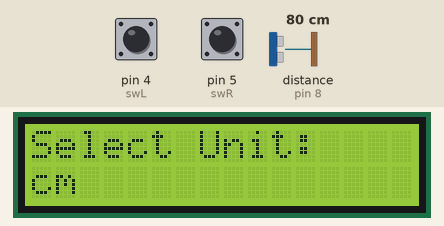
Recording of a sketch running on a simulated Arduino Uno, built with avr-gcc and run on an emulated ATmega328P. Parts: 16×2 character LCD. Inputs (shaded band) come from the test bench; at power-on: pin 5 (swR) LOW, pin 4 (swL) LOW, distance to the obstacle (sensor on pin 8) 80 cm. The echo pulse lasts 58.3 µs per cm.

Above: at 1.2 s.
1.3 s: pin 5 (swR) pulled HIGH for 0.15 s
At 2.3 s:
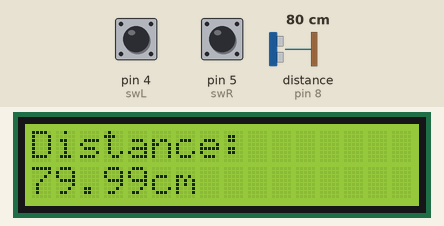
4.4 s: pin 4 (swL) pulled HIGH for 1 s
At 7.7 s:
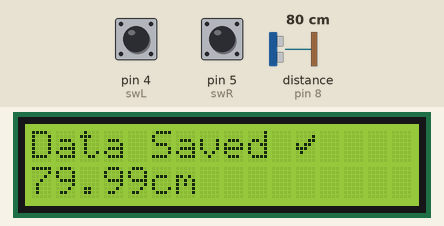
8.4 s: distance to the obstacle (sensor on pin 8) set to 120 cm
At 10.5 s:
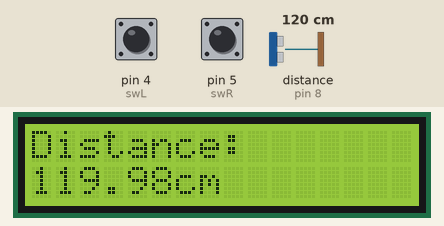
11.4 s: pin 5 (swR) pulled HIGH for 0.15 s
At 13.0 s:
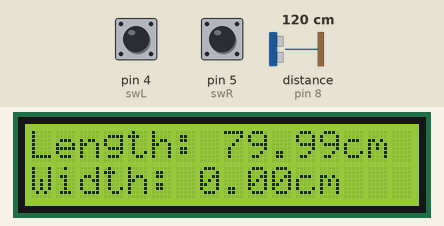
13.3 s: pin 5 (swR) pulled HIGH for 0.15 s
At 14.9 s:
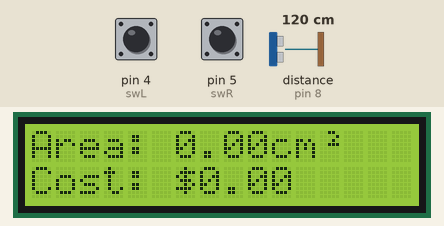
15.2 s: pin 5 (swR) pulled HIGH for 1 s
At 15.8 s:
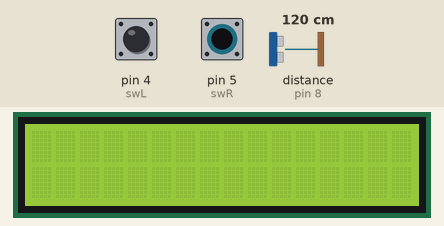
Timing chart, 0 to 18.2 s (numbered marks = the images above; inputs shaded):
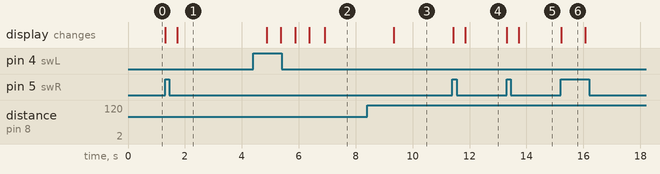

The sketch:

code.ino
```cpp
#include <LiquidCrystal_I2C.h>
LiquidCrystal_I2C lcd(0x27, 16, 2);
const int swL = 4;
const int swR = 5;
float multiplier = 1.0;
String unit = "cm";
float l = 0, w = 0;
const int trigPin = 9;
const int echoPin = 8;
int screen = 1;
float perUnitCost = 2.5;
byte Sqr[] = { B00110,B00001,B00010,B00111,B00000,B00000,B00000,B00000 };
byte Tick[] = { B00000,B00001,B00011,B10110,B11100,B01000,B00000,B00000 };
void setup() {
  pinMode(swL, INPUT);
  pinMode(swR, INPUT);
  pinMode(trigPin, OUTPUT);
  pinMode(echoPin, INPUT);
  lcd.createChar(0, Sqr);
  lcd.createChar(1, Tick);
  lcd.init();
  lcd.backlight();
}
void loop() {
  switch (screen) {
    case 1: screen1(); break;
    case 2: screen2(); break;
    case 3: screen3(); break;
    case 4: screen4(); break;
  }


  if (digitalRead(swL) == HIGH) {
    if (screen == 1) {
      changeUnit();
    } else if (screen == 2 || screen == 3) {
      if (l == 0) l = getDistance();
      else if (w == 0) w = getDistance();
      recording();
      dataSaved();
    }
    delay(400);
  }


  if (digitalRead(swR) == HIGH) {
    screen = (screen == 4) ? 1 : screen + 1;
    lcd.clear();
    delay(400);
  }
}
void screen1() {
  lcd.setCursor(0, 0);
  lcd.print("Select Unit:");
  lcd.setCursor(0, 1);
  lcd.print(unit);
}
void screen2() {
  float cm = getDistance();
  lcd.clear();
  lcd.setCursor(0, 0);
  lcd.print("Distance:");
  lcd.setCursor(0, 1);
  lcd.print(cm * multiplier);
  lcd.print(unit);
  delay(500);
}
void screen3() {
  lcd.setCursor(0, 0);
  lcd.print("Length: ");
  lcd.print(l * multiplier);
  lcd.print(unit);


  lcd.setCursor(0, 1);
  lcd.print("Width: ");
  lcd.print(w * multiplier);
  lcd.print(unit);
}
void changeUnit() {
  if (unit == "cm") { unit = "in"; multiplier = 1 / 2.54; }
  else if (unit == "in") { unit = "ft"; multiplier = 1 / 30.48; }
  else if (unit == "ft") { unit = "cm"; multiplier = 1.0; }
}
float getDistance() {
  digitalWrite(trigPin, HIGH);
  delayMicroseconds(10);
  digitalWrite(trigPin, LOW);
  unsigned long duration = pulseIn(echoPin, HIGH);
  return (duration * 0.0343) / 2;
}
void screen4() {
  float area = (l * multiplier) * (w * multiplier);
  lcd.setCursor(0, 0);
  lcd.print("Area: ");
  lcd.print(area);
  lcd.print(unit);
  lcd.write(0);


  lcd.setCursor(0, 1);
  lcd.print("Cost: $");
  lcd.print(area * perUnitCost);
}
void recording() {
  lcd.clear();
  lcd.setCursor(0, 0);
  lcd.print("Recording");
  for (int j = 0; j < 4; j++) {
    delay(500);
    lcd.print(".");
  }
}
void dataSaved() {
  lcd.clear();
  lcd.setCursor(0, 0);
  lcd.print("Data Saved ");
  lcd.write(1);
  lcd.setCursor(0, 1);
  lcd.print(getDistance());
  lcd.print(unit);
  delay(2000);
}
```

Measured:
- after the input at 1.3 s, the display: first changes at once (image 1 shows a later state)
- after the input at 4.4 s, the display: first changes after 0.47 s (image 2 shows a later state)
- after the input at 8.4 s, the display: changes after 0.93 s (image 3)
- after the input at 11.4 s, the display: first changes at once (image 4 shows a later state)
- after the input at 13.3 s, the display: first changes at once (image 5 shows a later state)
- after the input at 15.2 s, the display: changes at once (image 6)
- what the display in image 6 shows lasts 0.9 s, from 15.2 s to 16.1 s
